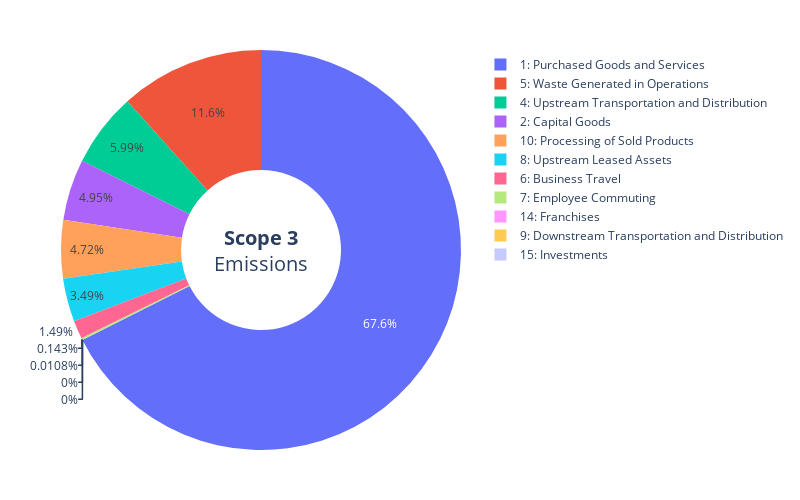

Notebook code cell kept with this figure:
### Code cell
fig.show()

### Figure 1 — Plotly figure (JSON) as saved in the notebook; plotly's stock layout.template omitted (floating-point values rounded to 4 significant figures)
{"data": [{"hole": 0.4, "labels": ["1: Purchased Goods and Services", "2: Capital Goods", "3: Fuel- and Energy-Related Activities", "4: Upstream Transportation and Distribution", "5: Waste Generated in Operations", "6: Business Travel", "7: Employee Commuting", "8: Upstream Leased Assets", "9: Downstream Transportation and Distribution", "10: Processing of Sold Products", "11: Use of Sold Products", "12: End-of-Life Treatment of Sold Products", "13: Downstream Leased Assets", "14: Franchises", "15: Investments"], "type": "pie", "values": [6270000, 459000, "NR", 556000, 1080000, 138000, 13300, 324000, 0, 438000, "NR", "NR", "NR", 1000, 0, 0]}], "layout": {"annotations": [{"font": {"size": 20}, "showarrow": false, "text": "<b>Scope 3</b><br>Emissions", "x": 0.5, "y": 0.5}], "autosize": false, "height": 500, "margin": {"b": 50, "l": 50, "pad": 4, "r": 50, "t": 50}, "title": {"text": ""}, "width": 800}}
